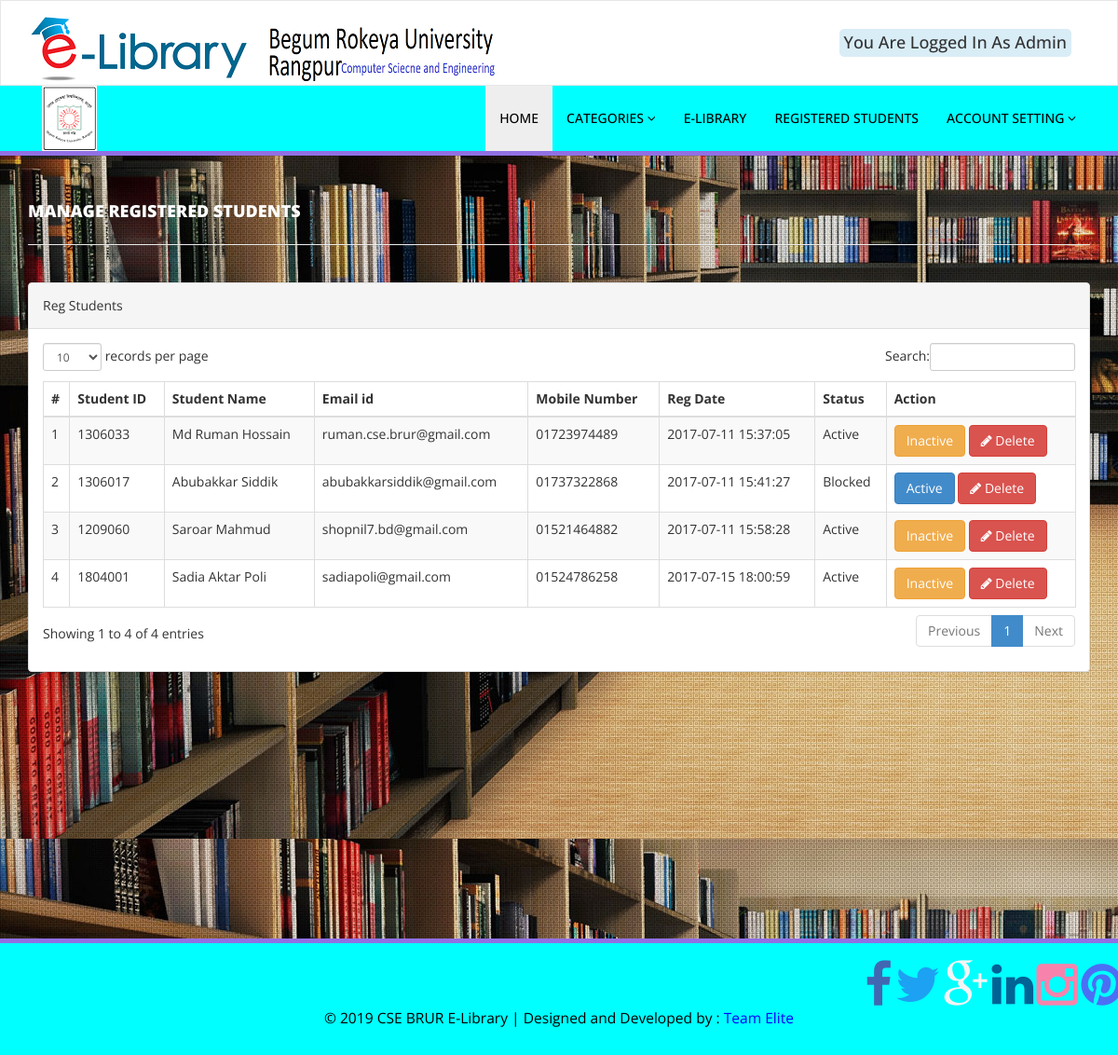
The app's page /admin/reg-students.php (signed in) with its own data.
### tables this page shows
CREATE TABLE `students` (
  `id` int(11) NOT NULL,
  `StudentId` varchar(100) DEFAULT NULL,
  `FullName` varchar(120) DEFAULT NULL,
  `EmailId` varchar(120) DEFAULT NULL,
  `MobileNumber` char(11) DEFAULT NULL,
  `Password` varchar(120) DEFAULT NULL,
  `Status` int(1) DEFAULT NULL,
  `RegDate` timestamp NULL DEFAULT CURRENT_TIMESTAMP,
  `UpdationDate` timestamp NULL DEFAULT NULL ON UPDATE CURRENT_TIMESTAMP
);

### admin/reg-students.php (the view, shortened to what this page needs)
<?php
include('includes/sessionchecker.php');
    ?>
    <!DOCTYPE html>
    <html xmlns="http://www.w3.org/1999/xhtml">
    <head>
        <link href="assets/css/bootstrap.css" rel="stylesheet" />
        <link href="assets/css/font-awesome.css" rel="stylesheet" />
        <link href="assets/js/dataTables/dataTables.bootstrap.css" rel="stylesheet" />
        <link href="assets/css/style.css" rel="stylesheet" />
    </head>
    <body style="background-image:url('./assets/img/bg.jpg');">
      <?php include('includes/header.php');?>
      <div class="content-wrapper">
       <div class="container">
        <div class="row pad-botm">
            <div class="col-md-12">
                <h4 class="header-line" style="color:white;">Manage Registered Students</h4>
            </div>
        </div>
        <div class="row">
            <div class="col-md-12">
                <div class="panel panel-default">
                    <div class="panel-heading">
                      Reg Students
                  </div>
                  <div class="panel-body">
                    <div class="table-responsive">
                        <table class="table table-striped table-bordered table-hover" id="dataTables-example">
                            <thead>
                                <tr>
                                    <th>#</th>
                                    <th>Student ID</th>
                                    <th>Student Name</th>
                                    <th>Email id </th>
                                    <th>Mobile Number</th>
                                    <th>Reg Date</th>
                                    <th>Status</th>
                                    <th>Action</th>
                                </tr>
                            </thead>
                            <tbody>
                                <?php
                                 $sql = "SELECT * from students";
                                $query = $dbh -> prepare($sql);
                                $query->execute();
                                $results=$query->fetchAll(PDO::FETCH_OBJ);
                                $cnt=1;
                                if($query->rowCount() > 0)
                                {
                                    foreach($results as $result)
                                        {               ?>
                                            <tr class="odd gradeX">
                                                <td class="center"><?php echo htmlentities($cnt);?></td>
                                                <td class="center"><?php echo htmlentities($result->StudentId);?></td>
                                                <td class="center"><?php echo htmlentities($result->FullName);?></td>
                                                <td class="center"><?php echo htmlentities($result->EmailId);?></td>
                                                <td class="center"><?php echo htmlentities($result->MobileNumber);?></td>
                                                <td class="center"><?php echo htmlentities($result->RegDate);?></td>
                                                <td class="center"><?php if($result->Status==1)
                                                {
                                                    echo htmlentities("Active");
                                                } else {
                                                    echo htmlentities("Blocked");
                                                }
                                                ?></td>
                                                <td class="center">
                                                    <?php if($result->Status==1)
                                                    {?>
                                                        <a href="reg-students.php?inid=<?php echo htmlentities($result->id);?>" onclick="return confirm('Are you sure you want to block this student?');"" >  <button class="btn btn-warning"> Inactive</button>
                                                            <?php } else {?>
                                                            <a href="reg-students.php?id=<?php echo htmlentities($result->id);?>" onclick="return confirm('Are you sure you want to active this student?');""><button class="btn btn-primary"> Active</button>
                                                                <?php } ?>
                                                            <a href="reg-students.php?del=<?php echo htmlentities($result->id);?>" onclick="return confirm('Are you sure you want to delete?');"" >  <button class="btn btn-danger"><i class="fa fa-pencil"></i> Delete</button>
                                                            </td>
                                                        </tr>
                                                        <?php $cnt=$cnt+1;}} ?>
                                                    </tbody>
                                                </table>
                                            </div>
                                        </div>
                                    </div>
                                </div>
                            </div>
                        </div>
                    </div>
                    <?php include('includes/footer.php');?>
                </body>
                </html>

### admin/assets/css/style.css (style rules this page uses)
.content-wrapper { margin-top: 40px; min-height:800px; padding-bottom:90px; }
.header-line { font-weight:900; padding-bottom:25px; border-bottom:1px solid #eeeeee; text-transform:uppercase; }
.pad-botm { padding-bottom:30px; }

### records on screen
students: StudentId "1306033", FullName "Md Ruman Hossain", EmailId "ruman.cse.brur@gmail.com", MobileNumber "01723974489", RegDate "2017-07-11 15:37:05"
students: StudentId "1306017", FullName "Abubakkar Siddik", EmailId "abubakkarsiddik@gmail.com", MobileNumber "01737322868", RegDate "2017-07-11 15:41:27"
students: StudentId "1209060", FullName "Saroar Mahmud", EmailId "shopnil7.bd@gmail.com", MobileNumber "01521464882", RegDate "2017-07-11 15:58:28"
students: StudentId "1804001", FullName "Sadia Aktar Poli", EmailId "sadiapoli@gmail.com", MobileNumber "01524786258", RegDate "2017-07-15 18:00:59"
